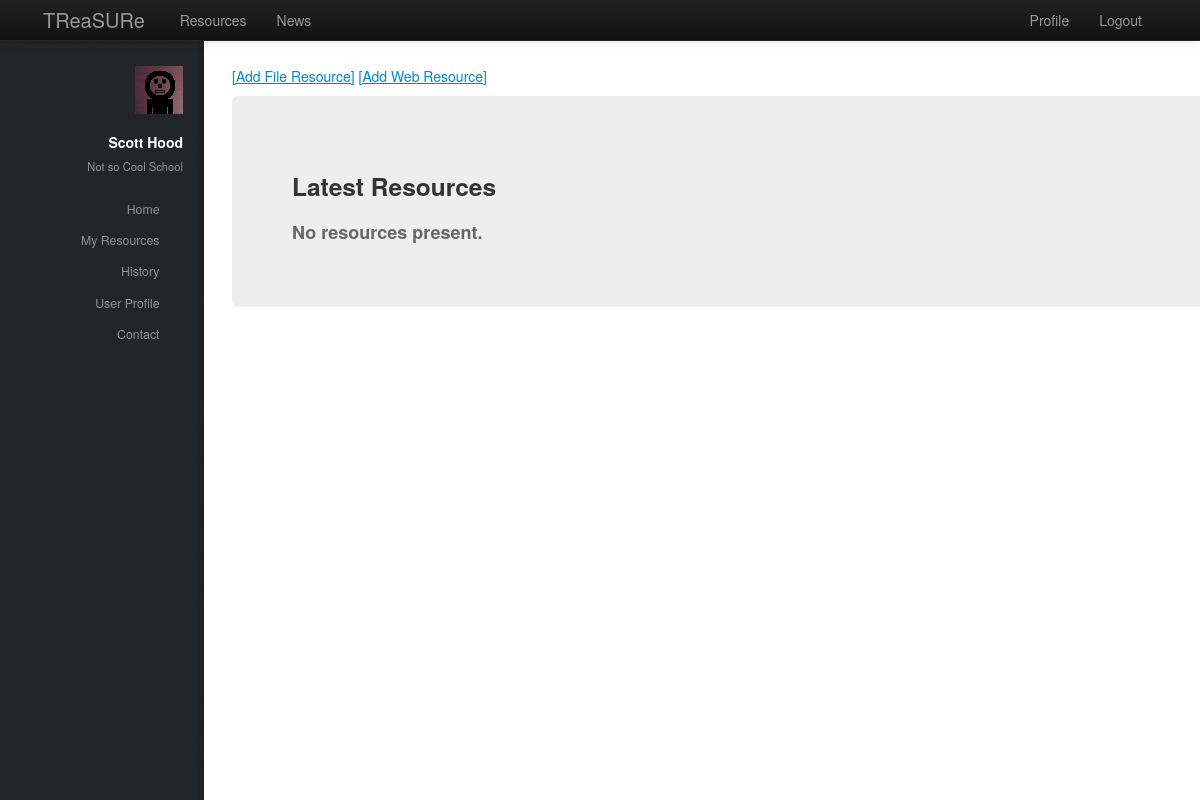
/treasure/resources/ (signed in), run on an earlier commit of the app's database.
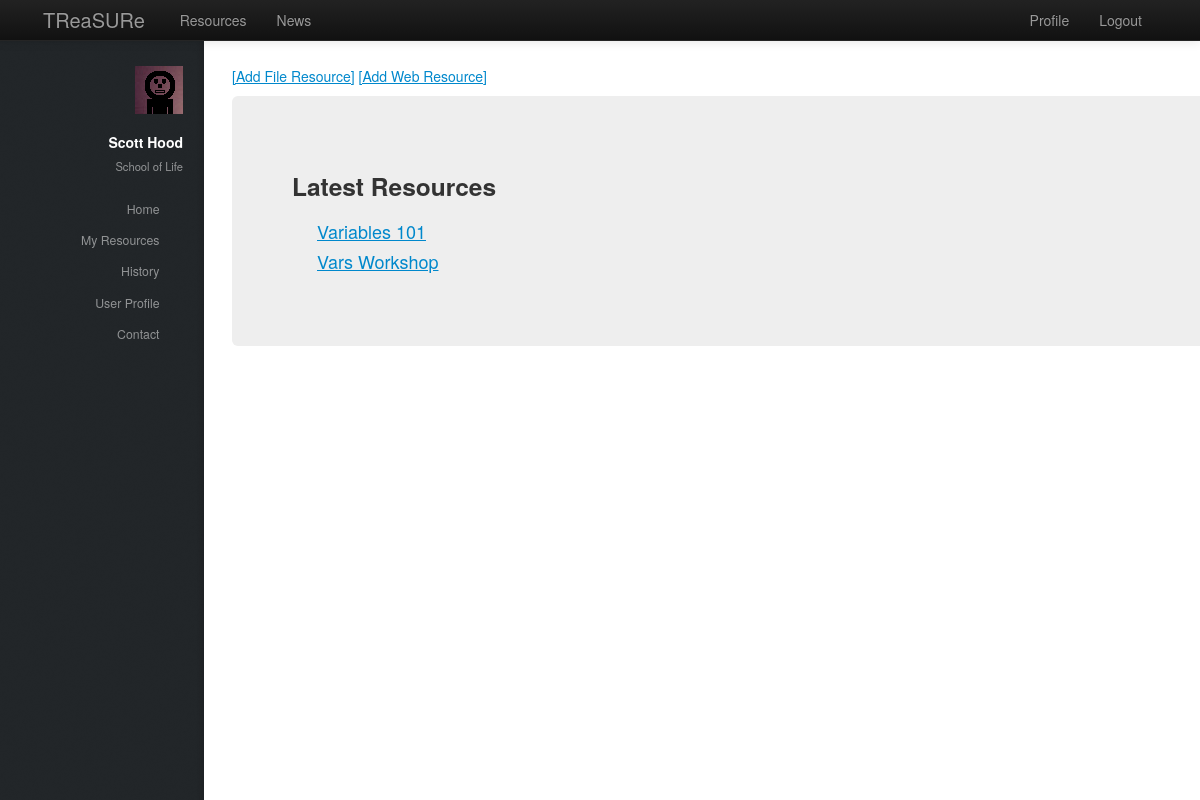
And on a later commit of the database.
### treasure/models.py (models this page shows, shortened)
class Teacher(models.Model):
    user = models.OneToOneField(User)
    firstname = models.CharField(max_length=128)
    surname = models.CharField(max_length=128)
    schools = models.ManyToManyField(School, null=True)
    hubs = models.ManyToManyField(Hub, null=True)

class School(models.Model):
    name = models.CharField(max_length=128)
    town = models.CharField(max_length=128)
    address = models.TextField()
    latitude = models.FloatField()
    longitude = models.FloatField()
    def __unicode__(self):
        return self.name

class Resource(models.Model):
    name = models.CharField(max_length=128)
    tree = models.TextField(null=True)#todo {properly implement tree generation}
    author = models.ForeignKey(Teacher)
    level = models.IntegerField()
    description = models.TextField()

### treasure/views.py (the view)
def resources(request):
    context = RequestContext(request)
    context_dict = sidebar(request)
    resource_list = Resource.objects.all()
    context_dict['resources'] = resource_list
    return render_to_response('treasure/resources.html', context_dict, context)

### treasure/views.py (called while the page is built)
def sidebar(request):
    context_dict = {}
    try:
        userid = request.user.id
        teacher = Teacher.objects.get(user = userid)
        context_dict['user_firstname'] = teacher.firstname
        context_dict['user_surname'] = teacher.surname
        if len(teacher.schools.all()) < 1:
            context_dict['school'] = ""
        else:
            context_dict['user_school'] = teacher.schools.all()[0]
    except Teacher.DoesNotExist:
        context_dict['user_firstname'] = ""
        context_dict['user_surname'] = ""
        context_dict['school'] = ""
    return context_dict

### templates/treasure/resources.html (shortened to what this page needs)
{% extends 'treasure/base.html' %}
{% load static %}
{% block body_block %}
<p><a href="/treasure/add_file_resource">[Add File Resource]</a>  <a href="/treasure/add_web_resource">[Add Web Resource]</a></p>
<div class="hero-unit">
    <div class="row-fluid">
        <h3>Latest Resources</h3>
        {% if resources %}
        <ul>
            {% for resource in resources %}
            <li><a href="/treasure/resource/{{ resource.id }}">{{ resource.name }}</a></li>
            {% endfor %}
        </ul>
        {% else %}
            <strong>No resources present.</strong>
        {% endif %}
    </div>
</div>
{% endblock %}

### templates/treasure/base.html (shortened to what this page needs)
<!DOCTYPE html>
{% load static %}
<html>
    <head>
        <link href="{% static 'css/bootstrap-fluid-adj.css' %}" rel="stylesheet">
        <link href="{% static 'sidebar/css/main.css' %}" rel="stylesheet">
        <link href="{% static 'css/bootstrap.min.css' %}" rel="stylesheet" media="screen">
        <link rel="stylesheet" href="http://getbootstrap.com/examples/sticky-footer-navbar/sticky-footer-navbar.css">
        <link href="{% static 'css/bootstrap-responsive.css' %}" rel="stylesheet">
        <link href="{% static 'css/treasure.css' %}" rel="stylesheet">
    </head>
    <body>
        <div class="navbar navbar-inverse navbar-fixed-top">
           <div class="navbar-inner">
               <div class="container">
                   <a class="brand" href="/treasure/">TReaSURe</a>
                   <div class="nav-collapse collapse">
                       <ul class="nav pull-right">
                            {% if user.is_authenticated %}
                                <li><a href="/treasure/profile">Profile</a></li>
                            	<li><a href="/treasure/logout">Logout</a></li>
                            {% else %}
                            	<li><a href="/treasure/login">Login</a></li>
                            	<li><a href="/treasure/register">Register</a></li>
                            {% endif %}
                       </ul>
                       {% if user.is_authenticated %}
                       <ul class="nav">
                           <li><a href="/treasure/resources">Resources</a></li>
                           <li><a href="/treasure/about">News</a></li>
                       </ul>
                       {% endif %}
                   </div>
               </div>
           </div>
        </div>
        <div>
				<div id="header">
					<div class="top">
                       {% if user.is_authenticated %}
							<div id="logo">
								<span class="image avatar48"><img src="{% static 'images/avatar.jpg' %}" alt="" /></span>
								<h1 id="title">{{ user_firstname }} {{ user_surname }}</h1>
								<p>{{ user_school }}</p>
							</div>
	                   {% endif %}
                        <nav id="nav">
							<ul>
								{% if user.is_authenticated %}
									<li><a href="/treasure/" id="home-link" class="skel-layers-ignoreHref"><span>Home</span></a></li>
									<li><a href="/treasure/resources" class="skel-layers-ignoreHref"><span>My Resources</span></a></li>
									<li><a href="/treasure/about" class="skel-layers-ignoreHref"><span>History</span></a></li>
									<li><a href="/treasure/profile" class="skel-layers-ignoreHref"><span>User Profile</span></a></li>
									<li><a href="#contact" class="skel-layers-ignoreHref"><span>Contact</span></a></li>
								{% else %}
									<li><a href="/treasure/login"><span>Login</span></a></li>
									<li><a href="/treasure/register" class="skel-layers-ignoreHref"><span>Register</span></a></li>
								{% endif %}
							</ul>
						</nav>
					</div>
				</div>
			<div id="main">
				<section id="MainPage">
                    <div class="container">
                        {% block body_block%}{% endblock%}
                    </div>
                </section>
            </div>
        </div>
    </body>
</html>

What changed in the data, as far as the page shows it:
no longer on this page (row edited): School: name "Not so Cool School"
now on this page (row edited): School: name "School of Life"
added Resource: name "Variables 101"
added Resource: name "Vars Workshop"
Also different on the page:
text no longer shown: "No resources present."
